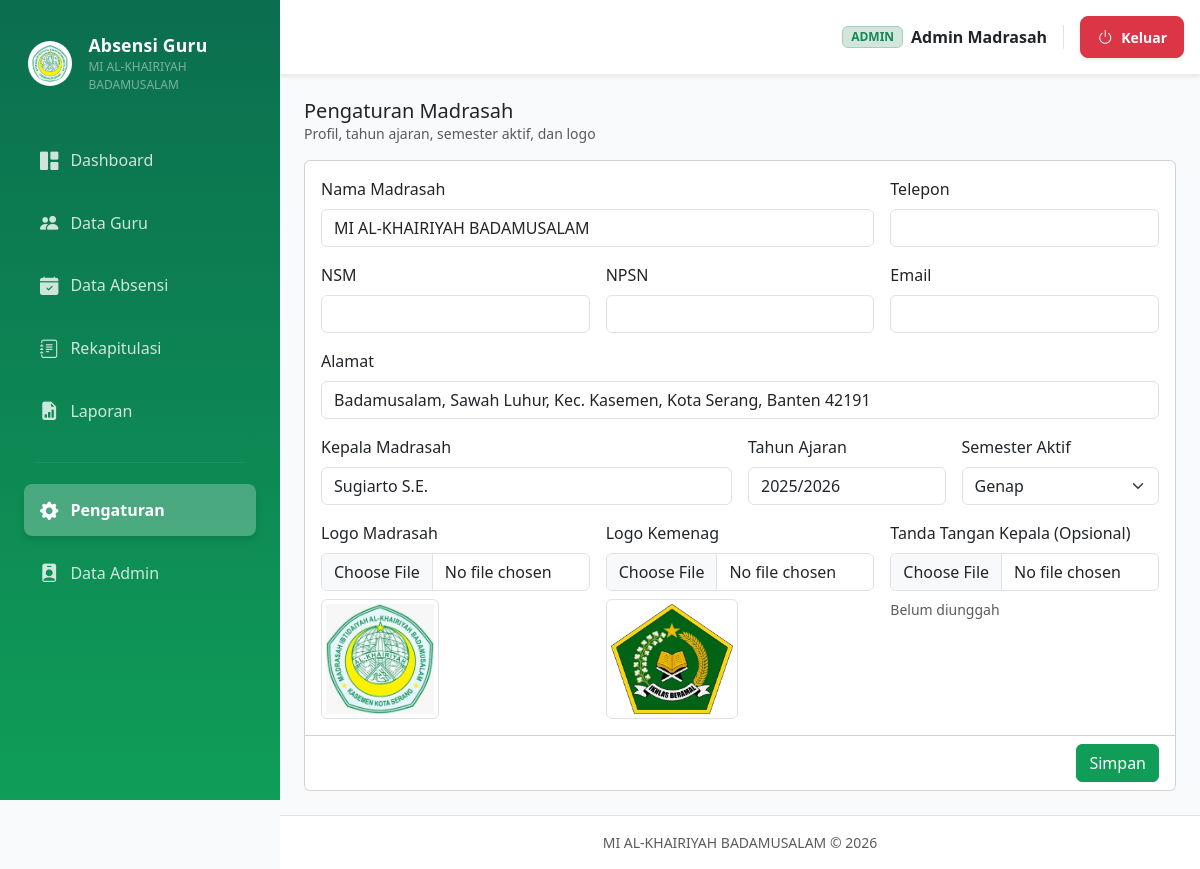
/admin/pengaturan (signed in), run on the app's committed database.
### tables this page shows
CREATE TABLE profil_madrasah (
  id INTEGER PRIMARY KEY AUTOINCREMENT,
  nama_madrasah TEXT NOT NULL,
  nsm TEXT,
  npsn TEXT,
  alamat TEXT,
  telepon TEXT,
  email TEXT,
  kepala_madrasah TEXT,
  logo_madrasah TEXT,
  logo_kemenag TEXT,
  ttd_kepala TEXT,
  tahun_ajaran TEXT DEFAULT '2025/2026',
  semester_aktif TEXT DEFAULT 'Genap',
  updated_at TEXT DEFAULT (datetime('now'))
);

CREATE TABLE admins (
  id INTEGER PRIMARY KEY AUTOINCREMENT,
  nama TEXT NOT NULL,
  username TEXT NOT NULL UNIQUE,
  password TEXT NOT NULL,
  created_at TEXT DEFAULT (datetime('now'))
);

### blueprints/admin/routes.py (the view, shortened to what this page needs)
@bp.route("/pengaturan", methods=["GET", "POST"])
@login_required
@role_required("admin")
def pengaturan():
    prof = query_one("SELECT * FROM profil_madrasah WHERE id=1")
    return render_template("admin/pengaturan.html", prof=prof)

### utils/db.py (called while the page is built)
def get_db() -> sqlite3.Connection:
    if "db" not in g:
        conn = sqlite3.connect(current_app.config["DB_PATH"])
        conn.row_factory = sqlite3.Row
        conn.execute("PRAGMA foreign_keys = ON;")
        g.db = conn
    return g.db

def query_one(sql, params=()):
    cur = get_db().execute(sql, params)
    row = cur.fetchone()
    cur.close()
    return row

### utils/user.py (called while the page is built, shortened)
    @staticmethod
    def from_login_id(login_id: str):
        if not login_id or ":" not in login_id:
            return None
        role, raw_id = login_id.split(":", 1)
        try:
            user_id = int(raw_id)
        except Exception:
            return None
        if role == "admin":
            row = query_one(
                "SELECT id, nama, username FROM admins WHERE id = ?",
                (user_id,),
            )
            if not row:
                return None
            return AppUser(
                user_id=row["id"],
                role="admin",
                nama=row["nama"],
                username=row["username"],
            )

### templates/admin/pengaturan.html (shortened to what this page needs)
{% extends 'partials/base.html' %}
{% set title = 'Pengaturan' %}
{% block content %}
  <div class="d-flex flex-wrap justify-content-between align-items-center gap-2 mb-3">
    <div>
      <h2 class="h5 mb-0">Pengaturan Madrasah</h2>
      <div class="text-muted small">Profil, tahun ajaran, semester aktif, dan logo</div>
    </div>
  </div>
  <form method="post" enctype="multipart/form-data">
    <div class="card">
      <div class="card-body">
        <div class="row g-3">
          <div class="col-md-8">
            <label class="form-label">Nama Madrasah</label>
            <input class="form-control" name="nama_madrasah" value="{{ prof.nama_madrasah }}">
          </div>
          <div class="col-md-4">
            <label class="form-label">Telepon</label>
            <input class="form-control" name="telepon" value="{{ prof.telepon or '' }}">
          </div>
          <div class="col-md-4">
            <label class="form-label">NSM</label>
            <input class="form-control" name="nsm" value="{{ prof.nsm or '' }}">
          </div>
          <div class="col-md-4">
            <label class="form-label">NPSN</label>
            <input class="form-control" name="npsn" value="{{ prof.npsn or '' }}">
          </div>
          <div class="col-md-4">
            <label class="form-label">Email</label>
            <input type="email" class="form-control" name="email" value="{{ prof.email or '' }}">
          </div>
          <div class="col-12">
            <label class="form-label">Alamat</label>
            <input class="form-control" name="alamat" value="{{ prof.alamat or '' }}">
          </div>
          <div class="col-md-6">
            <label class="form-label">Kepala Madrasah</label>
            <input class="form-control" name="kepala_madrasah" value="{{ prof.kepala_madrasah or '' }}">
          </div>
          <div class="col-md-3">
            <label class="form-label">Tahun Ajaran</label>
            <input class="form-control" name="tahun_ajaran" value="{{ prof.tahun_ajaran or '' }}">
          </div>
          <div class="col-md-3">
            <label class="form-label">Semester Aktif</label>
            <select class="form-select" name="semester_aktif">
              {% set s = prof.semester_aktif or '' %}
              <option value="Genap" {% if s=='Genap' %}selected{% endif %}>Genap</option>
            </select>
          </div>
          <div class="col-md-4">
            <label class="form-label">Logo Madrasah</label>
            <input type="file" class="form-control" name="logo_madrasah" accept="image/*">
            <div class="mt-2">
              <img src="{{ url_for('static', filename=prof.logo_madrasah) }}" class="img-thumbnail" style="max-height:120px;" alt="Logo Madrasah">
            </div>
          </div>
          <div class="col-md-4">
            <label class="form-label">Logo Kemenag</label>
            <input type="file" class="form-control" name="logo_kemenag" accept="image/*">
            <div class="mt-2">
              <img src="{{ url_for('static', filename=prof.logo_kemenag) }}" class="img-thumbnail" style="max-height:120px;" alt="Logo Kemenag">
            </div>
          </div>
          <div class="col-md-4">
            <label class="form-label">Tanda Tangan Kepala (Opsional)</label>
            <input type="file" class="form-control" name="ttd_kepala" accept="image/*">
            {% if prof.ttd_kepala %}
              <div class="mt-2">
                <img src="{{ url_for('static', filename=prof.ttd_kepala) }}" class="img-thumbnail" style="max-height:120px;" alt="TTD Kepala">
              </div>
            {% else %}
              <div class="text-muted small mt-2">Belum diunggah</div>
            {% endif %}
          </div>
        </div>
      </div>
      <div class="card-footer bg-white d-flex justify-content-end">
        <button class="btn btn-success" type="submit">Simpan</button>
      </div>
    </div>
  </form>
{% endblock %}

### templates/partials/base.html (shortened to what this page needs)
<!doctype html>
<html lang="id">
<head>
  <link href="https://cdn.jsdelivr.net/npm/bootstrap@5.3.3/dist/css/bootstrap.min.css" rel="stylesheet">
  <link href="https://cdn.datatables.net/1.13.8/css/dataTables.bootstrap5.min.css" rel="stylesheet">
  <link rel="stylesheet" href="https://cdn.jsdelivr.net/npm/bootstrap-icons@1.11.3/font/bootstrap-icons.min.css">
  <link rel="stylesheet" href="{{ url_for('static', filename='css/app.css') }}">
</head>
<body class="bg-surface">
  <div class="app-shell">
    <aside class="sidebar">
      <div class="sidebar-brand mb-3 mt-2 px-3">
        <div class="d-flex align-items-center gap-3">
          <img class="brand-logo bg-white rounded-circle p-1" style="width: 45px; height: 45px; object-fit: contain;" src="{{ url_for('static', filename=profil_madrasah.logo_madrasah) if profil_madrasah and profil_madrasah.logo_madrasah else url_for('static', filename='logo/logo_madrasah.png') }}" alt="Logo Madrasah">
          <div class="brand-text text-white">
            <div class="brand-title fw-bold" style="font-size: 1.1rem;">Absensi Guru</div>
            <div class="brand-sub text-white-50" style="font-size: 0.75rem;">{{ profil_madrasah.nama_madrasah if profil_madrasah else 'MI AL-KHAIRIYAH' }}</div>
          </div>
        </div>
      </div>
      <nav class="sidebar-nav">
        {% if current_user.is_authenticated and current_user.role == 'admin' %}
          <a class="modern-link" href="{{ url_for('admin.dashboard') }}">
            <i class="bi bi-grid-1x2-fill"></i> Dashboard
          </a>
          <a class="modern-link" href="{{ url_for('admin.guru_list') }}">
            <i class="bi bi-people-fill"></i> Data Guru
          </a>
          <a class="modern-link" href="{{ url_for('admin.absensi_list') }}">
            <i class="bi bi-calendar-check-fill"></i> Data Absensi
          </a>
          <a class="modern-link" href="{{ url_for('admin.rekap') }}">
            <i class="bi bi-journal-text"></i> Rekapitulasi
          </a>
          <a class="modern-link" href="{{ url_for('laporan.index') }}">
            <i class="bi bi-file-earmark-bar-graph-fill"></i> Laporan
          </a>
          <hr class="sidebar-sep">
          <a class="modern-link" href="{{ url_for('admin.pengaturan') }}">
            <i class="bi bi-gear-fill"></i> Pengaturan
          </a>
          <a class="modern-link" href="{{ url_for('admin.admin_profile') }}">
            <i class="bi bi-person-badge-fill"></i> Data Admin
          </a>
        {% endif %}
      </nav>
    </aside>
    <main class="main">
      <header class="topbar shadow-sm bg-white p-3 d-flex justify-content-between align-items-center">
        <div class="topbar-right">
          <div class="d-flex align-items-center gap-3">
            <div class="d-flex align-items-center gap-2 border-end pe-3">
              <span class="badge bg-success-subtle text-success border border-success-subtle px-2 py-1">{{ current_user.role|upper }}</span>
              <span class="fw-semibold text-dark d-none d-md-inline">{{ current_user.nama }}</span>
            </div>
            <a href="{{ url_for('auth.logout') }}" class="btn btn-danger btn-sm px-3 py-2 fw-bold shadow-sm d-flex align-items-center gap-2 rounded-3 transition-all hover-scale">
              <i class="bi bi-power fs-6"></i> <span class="d-none d-sm-inline">Keluar</span>
            </a>
          </div>
        </div>
      </header>
      <div class="container-fluid p-3 p-md-4">
        {% block content %}{% endblock %}
      </div>
      <footer class="app-footer text-center py-3 mt-auto border-top">
        <div class="text-muted small">
          {{ profil_madrasah.nama_madrasah if profil_madrasah else '' }} &copy; 2026
        </div>
      </footer>
    </main>
  </div>
</body>
</html>

### static/css/app.css (style rules this page uses)
:root { --kemenag: #0F9D58; --kemenag-dark:#0B6E4F; --kemenag-soft:#D1FAE5; --slate-50:#F8FAFC; --slate-700:#334155; }
body { font-family: system-ui, -apple-system, Segoe UI, Roboto, "Helvetica Neue", Arial, "Noto Sans", "Liberation Sans", sans-serif; }
.bg-surface { background: var(--slate-50); }
.app-shell { display:flex; min-height:100vh; }
.sidebar { width: 280px; background: linear-gradient(180deg, var(--kemenag-dark), var(--kemenag)); color:#fff; position: sticky; top:0; height:100vh; padding: 14px 12px; }
.sidebar-brand { padding: 10px 10px 14px 10px; }
.brand-logo { width:44px; height:44px; object-fit:contain; background:#fff; border-radius:12px; padding:6px; }
.brand-title { font-weight:800; letter-spacing:.2px; }
.brand-sub { font-size:12px; opacity:.9; }
.sidebar-nav { display:flex; flex-direction:column; gap:6px; padding: 0 6px; }
.sidebar-sep { border-color: rgba(255,255,255,.2); margin: 10px 0; }
.main { flex:1; display:flex; flex-direction:column; min-width:0; }
.topbar { background: #fff; border-bottom: 1px solid rgba(2,6,23,.08); padding: 12px 16px; display:flex; align-items:center; justify-content:space-between; }
.app-footer { padding: 14px 16px; border-top: 1px solid rgba(2,6,23,.08); background:#fff; }
.btn-success { background: var(--kemenag); border-color: var(--kemenag); }

### templates/partials/base.html (style rules this page uses)
.sidebar-nav { padding: 10px 12px; }
.modern-link { display: flex; align-items: center; gap: 12px; padding: 12px 16px; color: rgba(255, 255, 255, 0.8) !important; border-radius: 8px; font-weight: 500; transition: all 0.3s ease; text-decoration: none; margin-bottom: 5px; }
.modern-link i { font-size: 1.15rem; }
.modern-link.active { background-color: rgba(255, 255, 255, 0.25); color: #ffffff !important; font-weight: 600; box-shadow: 0 4px 6px rgba(0,0,0,0.1); }
.sidebar-sep { border-color: rgba(255, 255, 255, 0.2); margin: 15px 10px; }

### data on the page
profil_madrasah: logo_madrasah (picture), nama_madrasah "MI AL-KHAIRIYAH BADAMUSALAM", alamat "Badamusalam, Sawah Luhur, Kec. Kasemen, Kota Serang, Banten 42191", kepala_madrasah "Sugiarto S.E.", tahun_ajaran "2025/2026", semester_aktif "Genap", logo_kemenag (picture)
admins: role "ADMIN", nama "Admin Madrasah"
